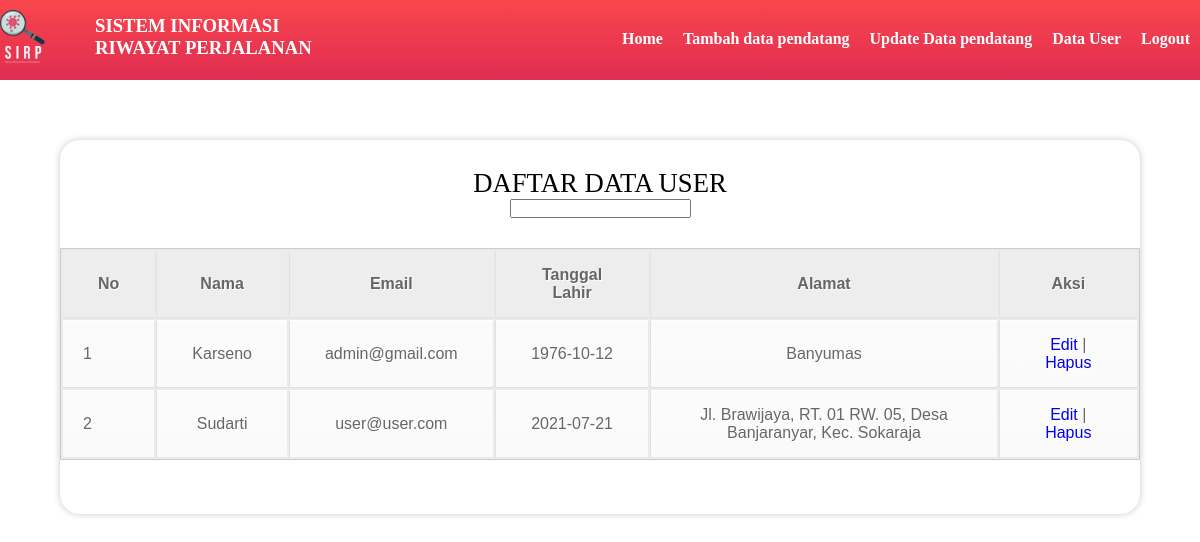
The app's page /Admin/datauser.php (signed in) with its own data.
### tables this page shows
CREATE TABLE `user` (
  `id_user` int(11) NOT NULL,
  `email` varchar(50) NOT NULL,
  `password` varchar(50) NOT NULL,
  `nama_lengkap` varchar(100) NOT NULL,
  `tgl_lahir` date NOT NULL,
  `alamat` text NOT NULL,
  `jekel` varchar(50) NOT NULL,
  `status` varchar(20) NOT NULL
);

### Admin/koneksi.php (called while the page is built, shortened)
<?php $koneksi = new mysqli("localhost","root","","tubes");
function query($query)
{
    global $koneksi;
    $result = mysqli_query($koneksi, $query);
    $rows = [];
    while ($row = mysqli_fetch_assoc($result)) {
        $rows[] = $row;
    }
    return $rows;
}
?>

### Admin/datauser.php (the view, shortened to what this page needs)
<?php
include 'koneksi.php';
$ambil = query("SELECT * FROM user");
?>
<html>
<head>
	<link rel="stylesheet" type="text/css" href="style.css">
</head>
<body bgcolor="white">
		<?php
		include 'navbar.php';
		 ?>
			<div class="kotak">
				<br>
				<p class="daftar" align="center"> DAFTAR DATA USER </p>
				<center><input type='text' id='input' onkeyup='searchTable()'></center>
				<div class="table">
					<table>
						<thead>
						  <tr>
						    <th class="tg-0pky">No</th>
						    <th class="tg-0pky">Nama</th>
						    <th class="tg-0pky">Email</th>
						    <th class="tg-0pky">Tanggal Lahir</th>
						    <th class="tg-0pky">Alamat</th>
						    <th class="tg-0pky">Aksi</th>
						  </tr>
						</thead>
						<tbody>
			                <?php $i = 1; ?>
			                <?php foreach ($ambil as $row) : ?>
			                    <tr>
			                        <td><?php echo $i; ?></td>
			                        <td><?php echo $row['nama_lengkap']; ?></td>
			                        <td><?php echo $row['email']; ?></td>
			                        <td><?php echo $row['tgl_lahir']; ?></td>
			                        <td><?php echo $row['alamat']; ?></td>
			                        <td>
                            		<a href="update_user.php?id=<?php echo $row['id_user'] ?>">Edit</a> | <a href="hapus_user.php?id=<?php echo $row['id_user'] ?>" onclick="return confirm('Yakin Dihapus?');">Hapus</a>
                        </td>
			                    </tr>
			                    <?php $i++ ?>
			                <?php endforeach ?>
			            </tbody>
					</table>
					<br>
					<br>
					<br>
				</div>
			</div>
		</div>
</body>
</html>

### Admin/style.css (style rules this page uses)
* { margin: 0; padding: 0; list-style: none; text-decoration: none; }
table { font-family: Arial, Helvetica, sans-serif; margin:0 auto; color: #666; margin-top: 30px; text-shadow: 1px 1px 0px #fff; background: #eaebec; border: #ccc 1px solid; }
table th { padding: 15px 35px; border-left:1px solid #e0e0e0; border-bottom: 1px solid #e0e0e0; background: #ededed; }
table th:first-child { border-left:none; }
table tr { text-align: center; padding-left: 20px; }
table td:first-child { text-align: left; padding-left: 20px; border-left: 0; }
table td { padding: 15px 35px; border-top: 1px solid #ffffff; border-bottom: 1px solid #e0e0e0; border-left: 1px solid #e0e0e0; background: #fafafa; background: -webkit-gradient(linear, left top, left bottom, from(#fbfbfb), to(#fafafa)); background: -moz-linear-gradient(top, #fbfbfb, #fafafa); }
table tr:last-child td { border-bottom: 0; }
table tr:last-child td:first-child { -moz-border-radius-bottomleft: 3px; -webkit-border-bottom-left-radius: 3px; border-bottom-left-radius: 3px; }
table tr:last-child td:last-child { -moz-border-radius-bottomright: 3px; -webkit-border-bottom-right-radius: 3px; border-bottom-right-radius: 3px; }
.kotak { width: auto; height: auto; margin-left: 5%; margin-top: 5%; margin-right: 5%; margin-bottom: 10%; border-radius: 20px; box-shadow: 0px 0px 7px #c9c9c9; background: #ffffff; }
.daftar { font-size: 20pt; margin-top:10px; }

### records on screen
user: nama_lengkap "Karseno", email "admin@gmail.com", tgl_lahir "1976-10-12", alamat "Banyumas"
user: nama_lengkap "Sudarti", email "user@user.com", tgl_lahir "2021-07-21", alamat "Jl. Brawijaya, RT. 01 RW. 05, Desa Banjaranyar, Kec. Sokaraja"
